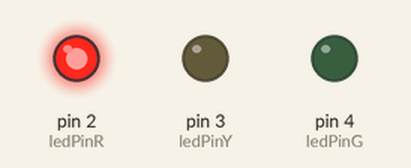
A sketch run on a simulated Arduino Uno, built with avr-gcc and run on an emulated ATmega328P. On the bench: output pins drawn as LEDs (lit = HIGH).

Above: at 0.7 s.
At 6.7 s:
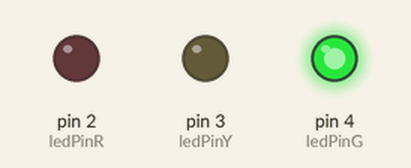
At 9.7 s:
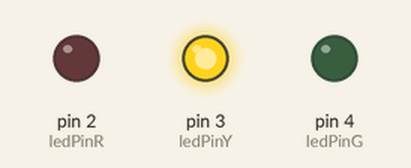
At 17.2 s:
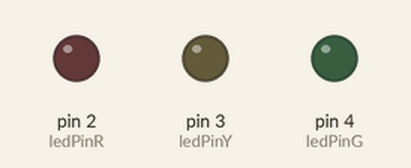
Timing chart, 0 to 19.5 s (numbered marks = the images above):
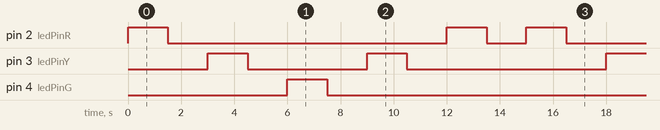

Measured:
- by itself, pin 2 (ledPinR): repeats every 15.0 s: LOW 10.5 s, HIGH 1.5 s, LOW 1.5 s, HIGH 1.5 s
- by itself, pin 3 (ledPinY): repeats every 15.0 s: LOW 4.5 s, HIGH 1.5 s, LOW 7.5 s, HIGH 1.5 s
- by itself, pin 4 (ledPinG): alternates HIGH for 1.5 s and LOW for 13.5 s

The sketch:

02_LEDpinRYG.ino
```cpp
int ledPinR=2;
int ledPinY=3;
int ledPinG=4;

void setup()
{
    pinMode(ledPinR,OUTPUT);
    pinMode(ledPinY,OUTPUT);
    pinMode(ledPinG,OUTPUT);//Set the digital 8 port mode, OUTPUT: Output mode
}

void loop()
{
    digitalWrite(ledPinR,HIGH); //HIGH is set to about 5V PIN8
    delay(1500);               //Set the delay time, 1000 = 1S
    digitalWrite(ledPinR,LOW);  //LOW is set to about 5V PIN8
    delay(1500);
    digitalWrite(ledPinY,HIGH); //HIGH is set to about 5V PIN8
    delay(1500);               //Set the delay time, 1000 = 1S
    digitalWrite(ledPinY,LOW);  //LOW is set to about 5V PIN8
    delay(1500);
    digitalWrite(ledPinG,HIGH); //HIGH is set to about 5V PIN8
    delay(1500);               //Set the delay time, 1000 = 1S
    digitalWrite(ledPinG,LOW);  //LOW is set to about 5V PIN8
    delay(1500);
    digitalWrite(ledPinY,HIGH); //HIGH is set to about 5V PIN8
    delay(1500);               //Set the delay time, 1000 = 1S
    digitalWrite(ledPinY,LOW);  //LOW is set to about 5V PIN8
    delay(1500);
    digitalWrite(ledPinR,HIGH); //HIGH is set to about 5V PIN8
    delay(1500);               //Set the delay time, 1000 = 1S
    digitalWrite(ledPinR,LOW);  //LOW is set to about 5V PIN8
    delay(1500);              //Set the delay time, 1000 = 1S
}
```
